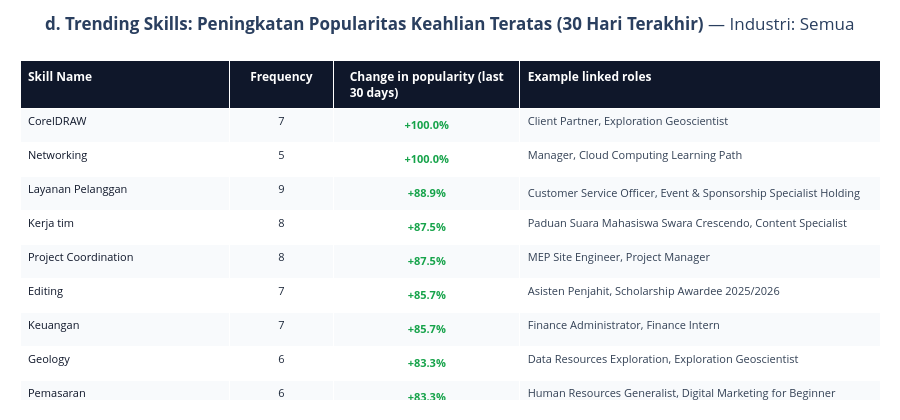

Notebook code for this chart:
### Markdown cell above
## Dashboard Component 4: Trending Skills

### Code cell
import re
from datetime import datetime, timezone
from collections import Counter, defaultdict
import pandas as pd
import plotly.graph_objects as go

# Parameter Konfigurasi Dashboard Trending Skills
top_n = 10              # Jumlah keahlian tren teratas yang ditampilkan
min_frequency = 5       # Ambang batas minimum frekuensi agar tren representatif
selected_industry = ""  # Filter industri, contoh: "Mining", "Oil and Gas", atau "" (Semua)

# 1. Ekstraksi Dokumen, Timestamp, dan Pembersihan Peran Pekerjaan (Linked Roles)
def clean_job_title(title):
    if not title or not isinstance(title, str):
        return ""
    t = title.split(' at ')[0].split(' - ')[0].split(' | ')[0].split(' @ ')[0].strip()
    low = t.lower()
    noise_keywords = ['experience', 'endorsed', 'across', 'grade:', 'passed', 'college', 'academy', 'universitas', 'gpa', 'alumni']
    if any(k in low for k in noise_keywords):
        return ""
    if len(t) < 3 or len(t) > 42:
        return ""
    return t

parsed_docs = []
for d in raw_documents:
    raw_list = d.get('raw_data', [{}])
    p = raw_list[0] if isinstance(raw_list, list) and len(raw_list) > 0 else {}
    pid = p.get('publicIdentifier')
    if not pid:
        continue

    # Filter Industri
    ind = p.get('industry')
    ind_name = ind.get('name') if isinstance(ind, dict) else (ind or 'Other')
    ind_clean = ind_name.strip() if isinstance(ind_name, str) and ind_name.strip() else 'Other'

    if selected_industry and ind_clean.lower() != selected_industry.lower():
        continue

    # Timestamp fetched_at dari metadata dokumen
    fa = d.get('metadata', {}).get('fetched_at')
    dt = datetime.fromisoformat(fa) if fa else datetime.now(timezone.utc)

    # Kumpulkan riwayat jabatan / peran kerja alumni
    exp_roles = []
    for e in p.get('experience', []):
        r = clean_job_title(e.get('position', ''))
        if r and r not in exp_roles:
            exp_roles.append(r)
    hl_role = clean_job_title(p.get('headline', ''))
    if hl_role and hl_role not in exp_roles:
        exp_roles.append(hl_role)

    # Ekstraksi keahlian unik per profil beserta posisi terkait
    skills_in_doc = []
    seen_skills = set()
    all_raw_skills = p.get('skills', []) if isinstance(p.get('skills'), list) else []
    for s in all_raw_skills:
        if isinstance(s, dict) and s.get('name'):
            s_name = s['name'].strip()
            if len(s_name) > 1 and s_name.lower() not in seen_skills:
                seen_skills.add(s_name.lower())
                # Peran kerja yang melekat langsung pada entri keahlian
                direct_roles = []
                for pos in s.get('positions', []):
                    cp = clean_job_title(pos)
                    if cp and cp not in direct_roles:
                        direct_roles.append(cp)
                skills_in_doc.append({'name': s_name, 'roles': direct_roles})

    if skills_in_doc:
        parsed_docs.append({
            'id': pid,
            'dt': dt,
            'skills': skills_in_doc,
            'profile_roles': exp_roles
        })

# 2. Pembagian Window Temporal (30 Hari Terakhir vs Baseline Sebelumnya)
parsed_docs.sort(key=lambda x: x['dt'])
mid_idx = len(parsed_docs) // 2
earlier_batch = parsed_docs[:mid_idx]
recent_batch = parsed_docs[mid_idx:]

n_earlier = max(len(earlier_batch), 1)
n_recent = max(len(recent_batch), 1)

skill_earlier = Counter()
skill_recent = Counter()
skill_linked_roles = defaultdict(Counter)

for item in earlier_batch:
    for s in item['skills']:
        s_name = s['name']
        skill_earlier[s_name] += 1
        for r in s['roles']:
            skill_linked_roles[s_name][r] += 1
        if not s['roles'] and item['profile_roles']:
            skill_linked_roles[s_name][item['profile_roles'][0]] += 1

for item in recent_batch:
    for s in item['skills']:
        s_name = s['name']
        skill_recent[s_name] += 1
        for r in s['roles']:
            skill_linked_roles[s_name][r] += 1
        if not s['roles'] and item['profile_roles']:
            skill_linked_roles[s_name][item['profile_roles'][0]] += 1

# 3. Hitung Tingkat Perubahan Minat / Popularitas (Momentum Share: Skala 0 - 100%)
# Mengukur persentase porsi adopsi keahlian yang muncul dalam 30 hari terakhir
all_unique_skills = set(skill_earlier.keys()) | set(skill_recent.keys())
trending_list = []

for s_name in all_unique_skills:
    c_rec = skill_recent[s_name]
    c_ear = skill_earlier[s_name]
    total_freq = c_rec + c_ear

    # Hanya ambil keahlian yang memenuhi ambang batas frekuensi dan mengalami peningkatan minat
    if total_freq >= min_frequency and c_rec > c_ear:
        # Momentum Share (0 - 100%): porsi kemunculan terkini terhadap total frekuensi
        momentum_pct = (c_rec / total_freq) * 100

        # Ambil maksimal 2 peran kerja teratas yang paling relevan
        top_roles = [r for r, _ in skill_linked_roles[s_name].most_common(2)]
        roles_text = ", ".join(top_roles) if top_roles else "Professional Specialist"

        trending_list.append({
            'Skill Name': s_name,
            'Frequency': total_freq,
            'Change in popularity (last 30 days)': momentum_pct,
            'Change_Formatted': f"+{momentum_pct:.1f}%",
            'Example linked roles': roles_text
        })

df_trending = pd.DataFrame(trending_list)
if not df_trending.empty:
    df_trending = df_trending.sort_values(
        by=['Change in popularity (last 30 days)', 'Frequency'],
        ascending=[False, False]
    ).head(top_n).reset_index(drop=True)
else:
    df_trending = pd.DataFrame(columns=['Skill Name', 'Frequency', 'Change in popularity (last 30 days)', 'Change_Formatted', 'Example linked roles'])

# 4. Bangun Komponen Tabel Ringkasan Interaktif (Plotly go.Table)
industry_label = selected_industry if selected_industry else 'Semua'

cell_colors = [
    ['#f8fafc' if i % 2 == 0 else '#ffffff' for i in range(len(df_trending))]
] * 4 if len(df_trending) > 0 else '#ffffff'

fig_d = go.Figure(data=[go.Table(
    columnwidth=[180, 90, 160, 310],
    header=dict(
        values=[
            '<b>Skill Name</b>',
            '<b>Frequency</b>',
            '<b>Change in popularity (last 30 days)</b>',
            '<b>Example linked roles</b>'
        ],
        fill_color='#0f172a',
        font=dict(color='white', size=12),
        align=['left', 'center', 'center', 'left'],
        height=36
    ),
    cells=dict(
        values=[
            df_trending['Skill Name'],
            df_trending['Frequency'],
            [f"<b>{val}</b>" for val in df_trending['Change_Formatted']],
            df_trending['Example linked roles']
        ],
        fill_color=cell_colors,
        font=dict(
            color=['#0f172a', '#1e293b', '#16a34a', '#334155'],
            size=11
        ),
        align=['left', 'center', 'center', 'left'],
        height=34
    )
)])

fig_d.update_layout(
    title_text=f"<b>d. Trending Skills: Peningkatan Popularitas Keahlian Teratas (30 Hari Terakhir)</b> — Industri: {industry_label}",
    margin=dict(l=20, r=20, t=60, b=20),
    height=420
)

fig_d.show()

### Figure 1 — Plotly figure (JSON) as saved in the notebook; plotly's stock layout.template omitted (floating-point values rounded to 4 significant figures)
{"data": [{"cells": {"align": ["left", "center", "center", "left"], "fill": {"color": [["#f8fafc", "#ffffff", "#f8fafc", "#ffffff", "#f8fafc", "#ffffff", "#f8fafc", "#ffffff", "#f8fafc", "#ffffff"], ["#f8fafc", "#ffffff", "#f8fafc", "#ffffff", "#f8fafc", "#ffffff", "#f8fafc", "#ffffff", "#f8fafc", "#ffffff"], ["#f8fafc", "#ffffff", "#f8fafc", "#ffffff", "#f8fafc", "#ffffff", "#f8fafc", "#ffffff", "#f8fafc", "#ffffff"], ["#f8fafc", "#ffffff", "#f8fafc", "#ffffff", "#f8fafc", "#ffffff", "#f8fafc", "#ffffff", "#f8fafc", "#ffffff"]]}, "font": {"color": ["#0f172a", "#1e293b", "#16a34a", "#334155"], "size": 11}, "height": 34, "values": [["CorelDRAW", "Networking", "Layanan Pelanggan", "Kerja tim", "Project Coordination", "Editing", "Keuangan", "Geology", "Pemasaran", "Team Coordination"], [7, 5, 9, 8, 8, 7, 7, 6, 6, 10], ["<b>+100.0%</b>", "<b>+100.0%</b>", "<b>+88.9%</b>", "<b>+87.5%</b>", "<b>+87.5%</b>", "<b>+85.7%</b>", "<b>+85.7%</b>", "<b>+83.3%</b>", "<b>+83.3%</b>", "<b>+80.0%</b>"], ["Client Partner, Exploration Geoscientist", "Manager, Cloud Computing Learning Path", "Customer Service Officer, Event & Sponsorship Specialist Holding", "Paduan Suara Mahasiswa Swara Crescendo, Content Specialist", "MEP Site Engineer, Project Manager", "Asisten Penjahit, Scholarship Awardee 2025/2026", "Finance Administrator, Finance Intern", "Data Resources Exploration, Exploration Geoscientist", "Human Resources Generalist, Digital Marketing for Beginner", "Content Writer, Speakers and Panelists"]]}, "columnwidth": [180, 90, 160, 310], "header": {"align": ["left", "center", "center", "left"], "fill": {"color": "#0f172a"}, "font": {"color": "white", "size": 12}, "height": 36, "values": ["<b>Skill Name</b>", "<b>Frequency</b>", "<b>Change in popularity (last 30 days)</b>", "<b>Example linked roles</b>"]}, "type": "table"}], "layout": {"height": 420, "margin": {"b": 20, "l": 20, "r": 20, "t": 60}, "title": {"text": "<b>d. Trending Skills: Peningkatan Popularitas Keahlian Teratas (30 Hari Terakhir)</b> — Industri: Semua"}}}
